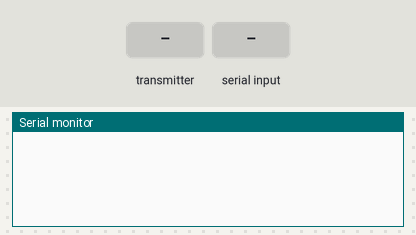
The program below on a simulated ESP32. Parts: the last lines printed to the serial monitor. Inputs (shaded band) come from the test bench. Random numbers use the default seed unless the program sets one.

Above: at 1.2 s.
1.3 s: the transmitter starts sending _payload = 0
At 1.66 s:
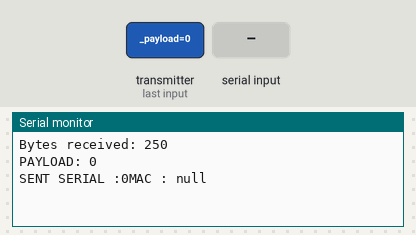
2.8 s: "1" received over the second serial link
5.3 s: the transmitter starts sending _payload = 1
At 5.66 s:
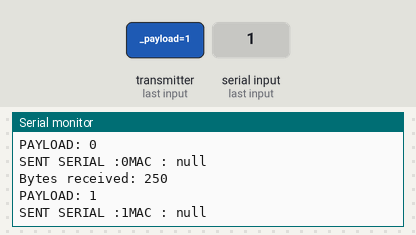

Measured:
- after the input at 1.3 s, the serial monitor: prints a new line after 0.05 s (image 1)
- after the input at 5.3 s, the serial monitor: prints a new line after 0.05 s (image 2)

The program:

main.cpp
```cpp
#include <Arduino.h>
#include <global.h>
#include <espnow.h>
#include <vTask.h>
#include <WiFi.h>

EspNow en;

void setup()
{
  Serial.begin(115200);

  WiFi.mode(WIFI_STA);

    WiFi.macAddress();


  // espnow_init();

  en.init();

  sent_recv_init();

  vTask_init();
  // put your setup code here, to run once:
}

void loop()
{
  // put your main code here, to run repeatedly:
}
```

espnow.h
```cpp
#include <Arduino.h>
#include <global.h>
#include <sent_recv.h>

void OnDataSent(const uint8_t *mac_addr, esp_now_send_status_t status);
void OnDataRecv(const uint8_t *mac, const uint8_t *incomingData, int len);
typedef struct recv_struct
{
    char _payload[200];
} recv_struct;

class EspNow
{

private:
    esp_now_peer_info_t peerInfo;

public:
    void init()
    {

        if (esp_now_init() != ESP_OK)
        {
            Serial.println("Error initializing ESP-NOW");
        }

        esp_now_register_send_cb(OnDataSent);
        esp_now_register_recv_cb(OnDataRecv);

        memcpy(peerInfo.peer_addr, BOARD_CAST_ADDRESS, 6);
        peerInfo.channel = 0;
        peerInfo.encrypt = false;

        if (esp_now_add_peer(&peerInfo) != ESP_OK)
        {
            Serial.println("Failed to add peer");
        }
    }

    void sent_data(uint8_t *_address, recv_struct _message)
    {
        esp_err_t result = esp_now_send(_address, (uint8_t *)&_message, sizeof(_message));

        if (result == ESP_OK)
        {
            Serial.println("Sent with success");
        }
        else
        {
            Serial.println("Error sending the data");
        }
    }
};

// void espnow_init();
```

global.h
```cpp
#include <Arduino.h>
#include <ArduinoJson.h>
#include <esp_now.h>
#include <esp_wifi.h>

#define SENT_RECV_RX_PIN 16
#define SENT_RECV_TX_PIN 17

#define SENT_RX_PIN 12
#define SENT_TX_PIN 13

#define RECV_RX_PIN 26
#define RECV_TX_PIN 27

extern char RECV_MESSAGE[250], SENT_MESSAGE[250], PAYLOAD[250];
extern char MESSAGE[4096];
extern uint16_t ID;
extern float SCL_TANK, BCL_TANK, EC, EC_TEMP, PH, PH_TEMP, TEMPERATURE, HUMIDITY;
extern bool EC_SENSOR_INPUT, PH_SENSOR_INPUT, ULTRASONIC_SENSOR_INPUT, MESSAGE_STATUS;
extern uint8_t BOARD_CAST_ADDRESS[];
```

sent_recv.h
```cpp
#include <global.h>

void sent_recv_init();
void sent_serial(char *_payload);
void recv_serial();
```

vTask.h
```cpp
#include <Arduino.h>
#include <global.h>
#include <sent_recv.h>

void vTask_init();
```

espnow.cpp
```cpp
#include <espnow.h>
#include <iostream>
#include <sstream>

typedef struct struct_message
{
    char _payload[250];
} struct_message;

String mac_regis[30];

struct_message message;
String getValue(String data, char separator, int index);
void OnDataSent(const uint8_t *mac_addr, esp_now_send_status_t status)
{
    Serial.print("\r\nLast Packet Send Status:\t");
    Serial.println(status == ESP_NOW_SEND_SUCCESS ? "Delivery Success" : "Delivery Fail");
}

void OnDataRecv(const uint8_t *mac, const uint8_t *incomingData, int len)
{
    memcpy(&message, incomingData, sizeof(message));
    // stpcpy(PAYLOAD, message._payload);
    Serial.print("Bytes received: ");
    Serial.println(len);
    Serial.print("PAYLOAD: ");
    Serial.println(message._payload);
    Serial.println();

    char _tmp_payload[250];

    stpcpy(_tmp_payload, message._payload);

    DynamicJsonDocument doc(250);

    DeserializationError err = deserializeJson(doc, _tmp_payload);

    if (err)
    {
        Serial.println("Receive failed");
    }

    mac_regis[10] = "E8:DB:84:E0:E7:E5";

    sent_serial(message._payload);

    String mac_add = doc["mac_address"];

    Serial.print("MAC : ");
    Serial.println(mac_add);
}

String getValue(String data, char separator, int index)
{
    int found = 0;
    int strIndex[] = {0, -1};
    int maxIndex = data.length() - 1;

    for (int i = 0; i <= maxIndex && found <= index; i++)
    {
        if (data.charAt(i) == separator || i == maxIndex)
        {
            found++;
            strIndex[0] = strIndex[1] + 1;
            strIndex[1] = (i == maxIndex) ? i + 1 : i;
        }
    }
    return found > index ? data.substring(strIndex[0], strIndex[1]) : "";
}
```

global.cpp
```cpp
#include <global.h>
#include <ArduinoJson.h>

esp_now_peer_info_t peerInfo;

char RECV_MESSAGE[250], SENT_MESSAGE[250], PAYLOAD[250];
uint16_t ID = 0;
float SCL_TANK = 0, BCL_TANK = 0, EC = 0, EC_TEMP = 0, PH = 0, PH_TEMP = 0, TEMPERATURE = 0, HUMIDITY = 0;
bool EC_SENSOR_INPUT = false, PH_SENSOR_INPUT = false, ULTRASONIC_SENSOR_INPUT = false, MESSAGE_STATUS = false;
uint8_t BOARD_CAST_ADDRESS[] = {0xFF, 0xFF, 0xFF, 0xFF, 0xFF, 0xFF};
```

sent_recv.cpp
```cpp
#include <sent_recv.h>
#include <espnow.h>

// HardwareSerial RECV(2);
// HardwareSerial SENT(1);
HardwareSerial SENT_RECV(1);

EspNow en_sent;

typedef struct _recv_struct
{
    char _payload[200];
} _recv_struct;

recv_struct _recv_message;

void sent_recv_init()
{
    SENT_RECV.begin(115200, SERIAL_8N1, SENT_RECV_RX_PIN, SENT_RECV_TX_PIN);
}

void sent_serial(char *recv)
{
    DynamicJsonDocument sent(250);

    DeserializationError err = deserializeJson(sent, recv);

    // String txt = String(_payload);
    // SENT_RECV.println(txt);
    serializeJson(sent, SENT_RECV);
    SENT_RECV.println();
    Serial.print("SENT SERIAL :");
    serializeJson(sent, Serial);
}

void recv_serial()
{
    while (SENT_RECV.available())
    {
        strcpy(_recv_message._payload, SENT_RECV.readString().c_str());

        en_sent.sent_data(BOARD_CAST_ADDRESS, _recv_message);
    }
}
```

vTask.cpp
```cpp
#include <vTask.h>

void serial_com_sent(void *pvParameters);
void serial_com_recv(void *pvParameters);
String createTest(long n1, long n2);
void vTask_init()
{
    // xTaskCreatePinnedToCore(serial_com_sent, "serial_com_sent", 1024 * 2, NULL, tskIDLE_PRIORITY - 5, NULL, 0);
    xTaskCreatePinnedToCore(serial_com_recv, "serial_com_recv", 1024 * 2, NULL, tskIDLE_PRIORITY - 5, NULL, 0);
}

void serial_com_sent(void *pvParameters)
{
    while (true)
    {
        char t[250];
        stpcpy(t, createTest(random(0, 100), random(0, 100)).c_str());
        sent_serial(t);
        Serial.println("Hello World Sent");
        vTaskDelay(500 / portTICK_PERIOD_MS);
    }
    vTaskDelete(NULL);
}

void serial_com_recv(void *pvParameters)
{
    while (true)
    {
        recv_serial();
        // Serial.println("Hello World Recv");
        vTaskDelay(50 / portTICK_PERIOD_MS);
    }
    vTaskDelete(NULL);
}

String createTest(long n1, long n2)
{
    String txt;

    txt += "{";
    txt += "\'id\":";
    txt += 16;
    txt += ",";
    txt += "\"n1\":";
    txt += String(n1);
    txt += ",";
    txt += "\"n2\":";
    txt += String(n2);
    txt += "}";
    return txt;
}
```
